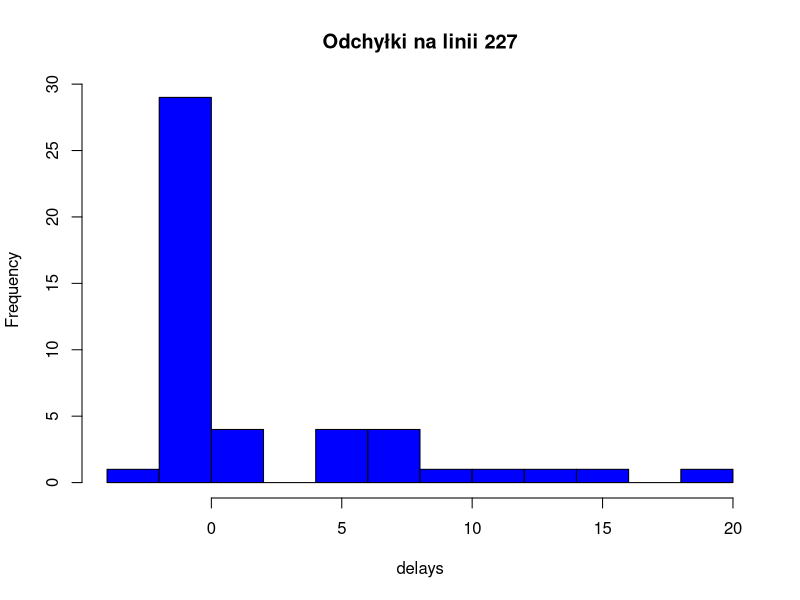
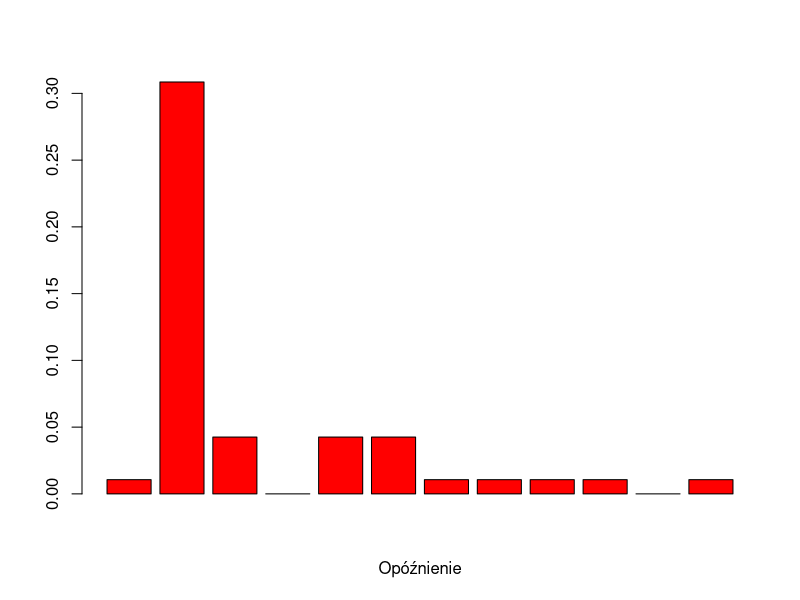

Source code (R) for these figures, in order:
dane<-read.csv("Komunikacja227.csv",sep=";")
print ("Rozpoczynam od popuszczenia gazu...")
delays<-dane[,4]
h<-hist(delays,breaks =10,col="blue",main="Odchyłki na linii 227")
barplot(h$density,col="red",xlab = "Opóźnienie")
